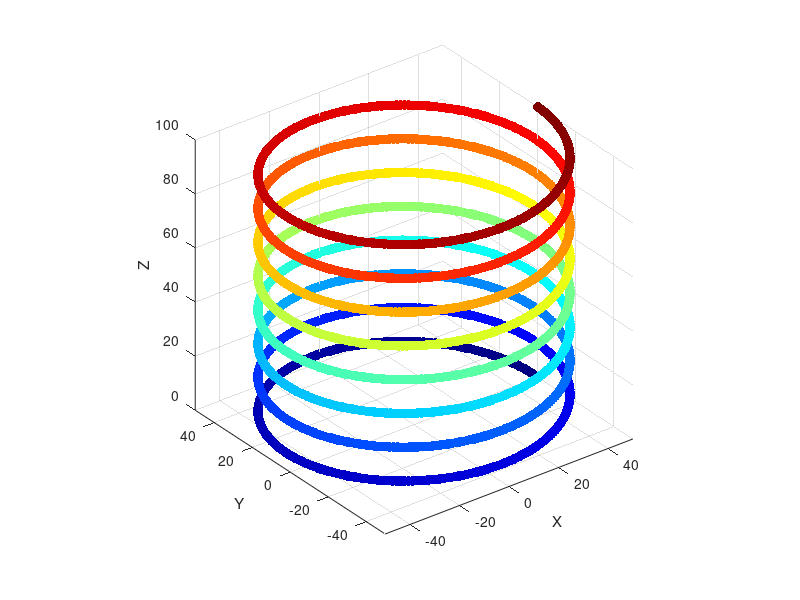

MATLAB code to generate this figure: (Note: this script raises an error after producing the figure.)
% Create a figure with 3D axes
figure;
ax = axes('XLim', [-5 5], 'YLim', [-5 5], 'ZLim', [-5 5]);
view(3);
grid on;

% Parameters for the spring
numCoils = 8;
coilRadius = 50;

% Increase the number of spheres for a denser arrangement
numSpheres = 2000;
t = linspace(0, 2 * pi * numCoils, numSpheres);

% Create colors for the spheres
colors = jet(numSpheres);

% Create and display the spheres
z = linspace(0, 100, numSpheres); % Initial coil height
x = coilRadius * cos(t);
y = coilRadius * sin(t);
spheres = scatter3(x, y, z, 50, colors, 'filled');

% Set the properties for the axis 
axis(ax, 'equal'); % Maintain equal aspect ratio
xlabel('X');
ylabel('Y');
zlabel('Z');

% Define the number of animation frames
nFrames = 150;
frequency = 0.5; % Adjust the frequency of oscillation

% Infinite loop
while true
    for frame = 1:nFrames
        angle = (frame / nFrames) * 2 * pi * numCoils;
        
        % modulate coilHeight
        coilHeight = 50 + 100 * sin(2 * pi * frequency * frame / nFrames);
        
        % Update z values
        z = linspace(0, coilHeight, numSpheres);
        
        % Apply rotation effect
        tform = makehgtform('zrotate', angle);
        rotatedCoords = tform(1:3, 1:3) * [x; y; z];
        
        spheres.XData = rotatedCoords(1, :);
        spheres.YData = rotatedCoords(2, :);
        spheres.ZData = rotatedCoords(3, :);
        
        drawnow;
        pause(0.05);
    end
end
